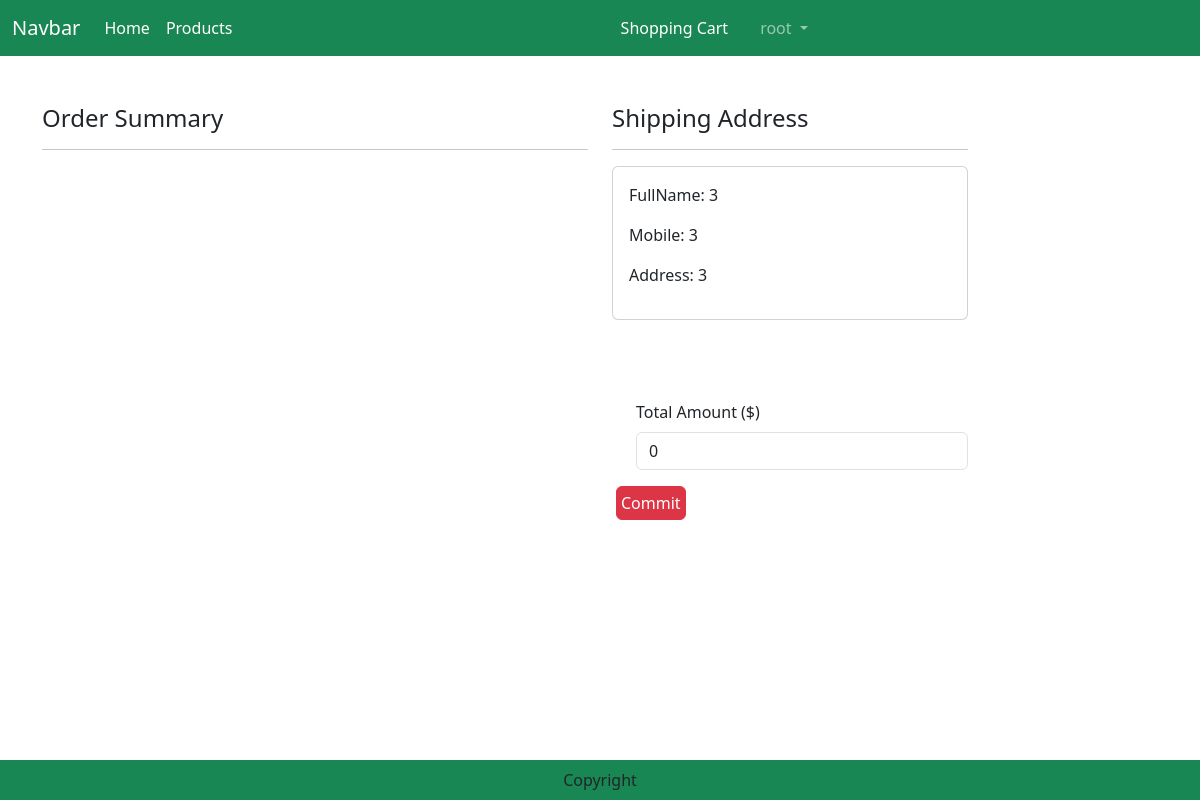
Before: /checkout/ (signed in) with the older database file.
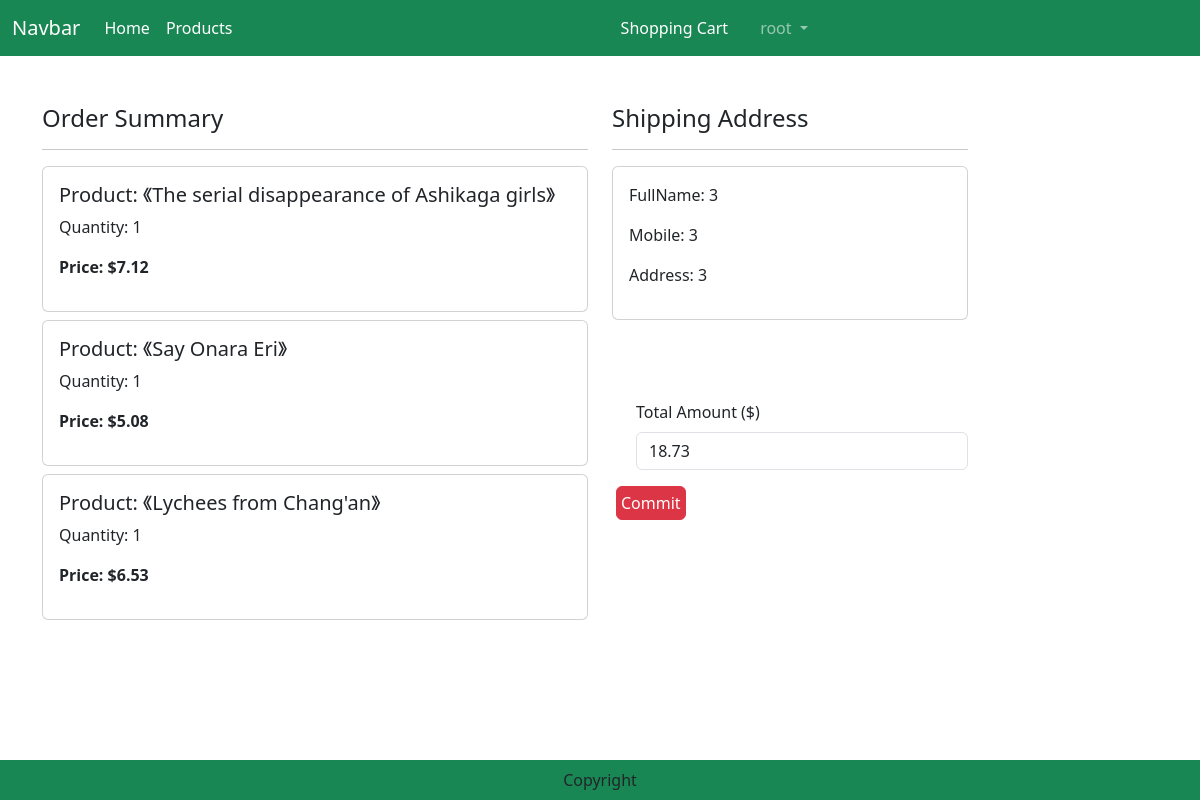
After: the same page with the newer database file.
### customers/models.py (models this page shows, shortened)
class Customer(models.Model):
    user = models.OneToOneField(User, on_delete=models.CASCADE, null=True, blank=True)
    fullName = models.CharField(max_length=60)
    phoneNum = models.CharField(max_length=11)
    address = models.CharField(max_length=150)

### shoppingcart/models.py (models this page shows)
class ShoppingCart(models.Model):
    user = models.ForeignKey(User,on_delete=models.CASCADE)
    product = models.ForeignKey('products.Product', on_delete=models.CASCADE)
    quantity = models.IntegerField(default=1)

### products/models.py (models this page shows, shortened)
class Product(models.Model):
    productName = models.CharField(max_length=100)
    price = models.DecimalField(default=0, max_digits=7, decimal_places=2)
    ISBN = models.CharField(max_length=17)
    author = models.CharField(max_length=100)
    publisher = models.CharField(max_length=100)
    introduction = models.TextField(max_length=1000)
    image = models.ImageField(upload_to='product')
    category = models.ForeignKey('Category', related_name="products", on_delete=models.CASCADE,)
    avgRating = models.DecimalField(default=0, max_digits=3, decimal_places=2)

### order/views.py (the view)
# urls.py: path("checkout/", views.Checkout.as_view(), name="checkout"),
class Checkout(View):
    def get(self, request):
        user = request.user
        address = Customer.objects.filter(user=user)
        shoppingcart = ShoppingCart.objects.filter(user=user)
        PONumber = datetime.now().strftime('%Y%m%d%H%M%S') + str(random.randint(1000, 9999)) + str(user.id)
        totalamount = 0
        for p in shoppingcart:
            value = p.quantity * p.product.price
            totalamount = totalamount + value
        return render(request, 'checkout.html', locals())

### templates/checkout.html (shortened to what this page needs)
{% extends 'base.html' %}
{% load static %}
{% block main-content %}
<div class="container">
    <div class="row mt-5">
        <div class="col-sm-6">
            <h4>Order Summary</h4>
            <hr>
            {% for item in shoppingcart %}
                <div class="card mb-2">
                    <div class="card-body">
                        <h5>Product: 《{{item.product.productName}}》</h5>
                        <p>Quantity: {{item.quantity}}</p>
                        <p class="fw-bold">Price: ${{item.product.price}}</p>
                    </div>
                </div>
            {% endfor %}
        </div>
        <div class="col-sm-4" offset-sm-1>
            <h4>Shipping Address</h4>
            <hr>
            <form method="post" id="myform">
                {% for address in address %}
                    <div class="card">
                        <div class="card-body">
                            <P>FullName: {{address.fullName}}</P>
                            <p>Mobile: {{address.phoneNum}}</p>
                            <p>Address: {{address.address}}</p>
                        </div>
                    </div>
                    {% endfor %}
                    <div class="form-check mt-2 mb-5" >
                    </div>
                <div class="form-check mb-3">
                    <label for="totalamount" class="form-label" >Total Amount ($)</label>
                    <input type="number" class="form-control" name="totalamount" value={{totalamount}} readonly>
                </div>
            </form>
            <form action="{% url 'order:orderCommit' %}" class="d-inline" method="post">
                <button type="sumbit" class="d-grid gap-2 btn btn-danger p-1 m-1 btn-1g text-decoration-none text-white" >Commit</button>
            </form>
        </div>
    </div>
</div>
{% endblock main-content %}

### templates/base.html (shortened to what this page needs)
<!DOCTYPE html>
{% load static %}
<html lang="en">
<head>
    <link href="https://cdn.jsdelivr.net/npm/bootstrap@5.3.0-alpha1/dist/css/bootstrap.min.css" rel="stylesheet">
    <link rel="stylesheet" href="{% static 'css/owl.carousel.min.css' %}">
    <link rel="stylesheet" href="{% static 'css/all.min.css' %}">
    <link rel="stylesheet" href="{% static 'css/style.css' %}">
</head>
<body>
    <nav class="navbar navbar-expand-lg navbar-dark bg-success">
        <div class="container-fluid">
          <a class="navbar-brand" href="#">Navbar</a>
          <div class="collapse navbar-collapse" id="navbarSupportedContent">
            <ul class="navbar-nav me-auto mb-2 mb-lg-0">
              <li class="nav-item">
                <a class="nav-link active" aria-current="page" href="{% url 'products:home' %}">Home</a>
              </li>
              <li class="nav-item">
                <a class="nav-link text-white" href="{% url 'products:products' %}">Products</a>
              </li>
            </ul>
            <ul class="navbar-nav me-auto mb-2 mb-lg-0">
              {% if user.is_authenticated %}
                  {% for group in request.user.groups.all %}
                    {% if group.name == 'Vendor' %}
                      <li class="nav-item dropdown mx-2">
                        <a class="nav-link dropdown-toggle" href="#" role="button" data-bs-toggle="dropdown" aria-expanded="false">
                          {{ user.username }}
                        </a>
                        <ul class="dropdown-menu">
                          <li><a class="dropdown-item" href="{% url 'order:orders' %}?filter=allVendor">Orders</a></li>
                          <li><a class="dropdown-item" href="{% url 'logout' %}">Logout</a></li>
                        </ul>
                      </li>
                      <li class="nav-item mx-2">
                        <a class="nav-link text-white" href="{% url 'products:productsAdd' %}">Add A New Product</a>
                      </li>
                    {% elif group.name == 'Customer' %}
                      <li class="nav-item mx-2">
                          <a class="nav-link text-white" href="{% url 'shoppingcart' %}">Shopping Cart</a>
                      </li>
                      <li class="nav-item dropdown mx-2">
                          <a class="nav-link dropdown-toggle" href="#" role="button" data-bs-toggle="dropdown" aria-expanded="false">
                            {{ user.username }}
                          </a>
                      </li>
                    {% endif %}
                  {% endfor %}
              {% endif %}
              </ul>
          </div>
        </div>
      </nav>
      {% block main-content %}{% endblock main-content %}
      <div>
        <div style="height:60px"></div>
        <footer class="container-fluid fixed-bottom bg-success text-center p-2 mt-5">
            Copyright
        </footer>
      </div>
</body>
</html>

Changed rows visible on the page:
added ShoppingCart: product.productName "The serial disappearance of Ashikaga girls", quantity "1", product.price "7.12"
added ShoppingCart: product.productName "Say Onara Eri", quantity "1", product.price "5.08"
added ShoppingCart: product.productName "Lychees from Chang'an", quantity "1", product.price "6.53"
Other visible differences:
form field totalamount: "0" → "18.73"
